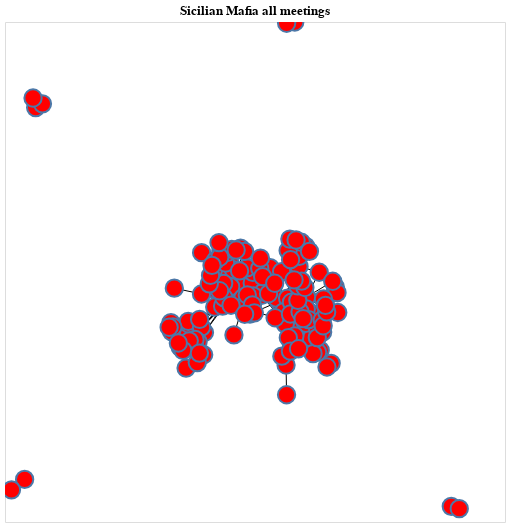

Notebook source saved alongside this figure:
### Code cell
pos = nx.spring_layout(G)

chart = nxa.draw_networkx(
    G=G,
    pos=pos,
    width='weight:N'
).properties(title="Sicilian Mafia all meetings", height=500, width=500
).interactive()

chart

### Figure 1 — Vega-Lite specification as saved in the notebook (floating-point values rounded to 4 significant figures; data arrays with more than 128 entries replaced by an {"elided": "..."} marker saying what was removed)
{"config": {"view": {"continuousWidth": 400, "continuousHeight": 300}, "axis": {"domain": false, "grid": false, "labels": false, "ticks": false}}, "layer": [{"data": {"name": "data-bc7eb79e028096c6115c5f412003e284"}, "mark": {"type": "line", "color": "black", "opacity": 1}, "encoding": {"detail": {"type": "quantitative", "field": "edge"}, "size": {"type": "nominal", "field": "weight", "legend": null}, "x": {"type": "quantitative", "axis": {"title": ""}, "field": "x"}, "y": {"type": "quantitative", "axis": {"title": ""}, "field": "y"}}, "selection": {"selector002": {"type": "interval", "bind": "scales", "encodings": ["x", "y"]}}}, {"data": {"name": "data-6a263d0caf6a6a9b8ede42d929c68bed"}, "mark": {"type": "point", "fill": "red", "opacity": 1, "size": 300}, "encoding": {"x": {"type": "quantitative", "field": "x"}, "y": {"type": "quantitative", "field": "y"}}}], "height": 500, "title": "Sicilian Mafia all meetings", "width": 500, "$schema": "https://vega.github.io/schema/vega-lite/v4.0.2.json", "datasets": {"data-bc7eb79e028096c6115c5f412003e284": {"elided": "684 records"}, "data-6a263d0caf6a6a9b8ede42d929c68bed": {"elided": "154 records"}}}
